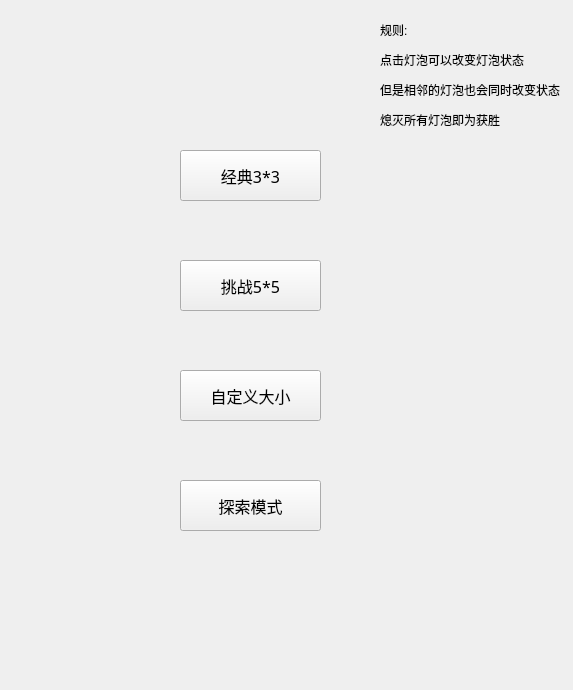
<?xml version="1.0" encoding="UTF-8"?>
<ui version="4.0">
 <class>MainWindow</class>
 <widget class="QMainWindow" name="MainWindow">
  <property name="geometry">
   <rect>
    <x>0</x>
    <y>0</y>
    <width>573</width>
    <height>690</height>
   </rect>
  </property>
  <property name="windowTitle">
   <string>熄灯游戏</string>
  </property>
  <widget class="QWidget" name="centralwidget">
   <widget class="QPushButton" name="pushButton">
    <property name="geometry">
     <rect>
      <x>180</x>
      <y>150</y>
      <width>141</width>
      <height>51</height>
     </rect>
    </property>
    <property name="font">
     <font>
      <family>HarmonyOS Sans</family>
      <pointsize>12</pointsize>
     </font>
    </property>
    <property name="text">
     <string>经典3*3</string>
    </property>
   </widget>
   <widget class="QPushButton" name="pushButton_2">
    <property name="geometry">
     <rect>
      <x>180</x>
      <y>260</y>
      <width>141</width>
      <height>51</height>
     </rect>
    </property>
    <property name="font">
     <font>
      <family>HarmonyOS Sans</family>
      <pointsize>12</pointsize>
     </font>
    </property>
    <property name="text">
     <string>挑战5*5</string>
    </property>
   </widget>
   <widget class="QPushButton" name="pushButton_x">
    <property name="geometry">
     <rect>
      <x>180</x>
      <y>480</y>
      <width>141</width>
      <height>51</height>
     </rect>
    </property>
    <property name="font">
     <font>
      <family>HarmonyOS Sans</family>
      <pointsize>12</pointsize>
     </font>
    </property>
    <property name="text">
     <string>探索模式</string>
    </property>
   </widget>
   <widget class="QPushButton" name="pushButton_3">
    <property name="geometry">
     <rect>
      <x>180</x>
      <y>370</y>
      <width>141</width>
      <height>51</height>
     </rect>
    </property>
    <property name="font">
     <font>
      <family>HarmonyOS Sans</family>
      <pointsize>12</pointsize>
     </font>
    </property>
    <property name="text">
     <string>自定义大小</string>
    </property>
   </widget>
   <widget class="QLabel" name="label">
    <property name="geometry">
     <rect>
      <x>380</x>
      <y>10</y>
      <width>181</width>
      <height>131</height>
     </rect>
    </property>
    <property name="text">
     <string>&lt;html&gt;&lt;head/&gt;&lt;body&gt;&lt;p&gt;规则:&lt;/p&gt;&lt;p&gt;点击灯泡可以改变灯泡状态&lt;/p&gt;&lt;p&gt;但是相邻的灯泡也会同时改变状态&lt;/p&gt;&lt;p&gt;熄灭所有灯泡即为获胜&lt;/p&gt;&lt;/body&gt;&lt;/html&gt;</string>
    </property>
   </widget>
  </widget>
 </widget>
 <resources/>
 <connections/>
</ui>
